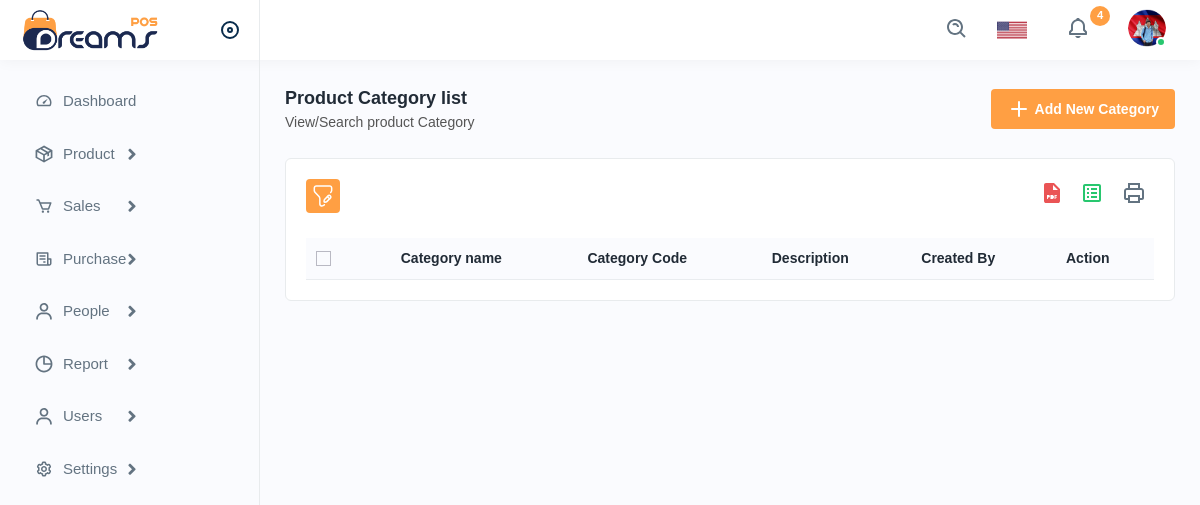
The app's page /categories/categorylist.php, older data.
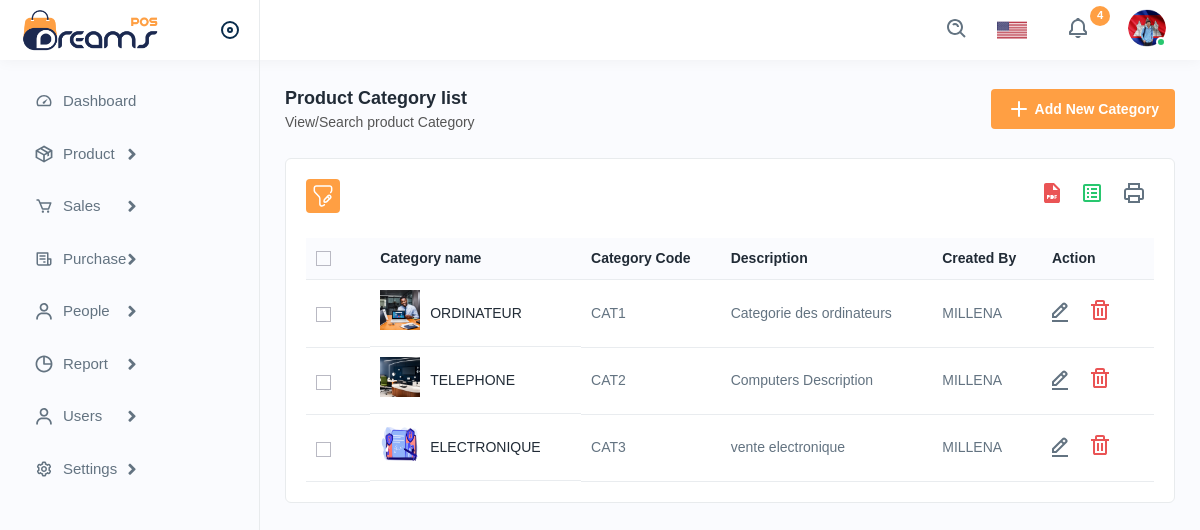
The same page, newer data.
### tables this page shows
CREATE TABLE `categories` (
  `id_cat` int(11) NOT NULL,
  `name_category` varchar(50) NOT NULL,
  `code_category` varchar(100) NOT NULL,
  `description_category` text NOT NULL,
  `image_category` varchar(255) NOT NULL,
  `created_by` varchar(50) NOT NULL
);

### categories/categorylist.php (the view, shortened to what the changed rows need)
<!DOCTYPE html>
<html lang="en">
<head>
    <link rel="stylesheet" href="../assets/css/bootstrap.min.css">
    <link rel="stylesheet" href="../assets/css/animate.css">
    <link rel="stylesheet" href="../assets/plugins/select2/css/select2.min.css">
    <link rel="stylesheet" href="../assets/css/dataTables.bootstrap4.min.css">
    <link rel="stylesheet" href="../assets/plugins/fontawesome/css/fontawesome.min.css">
    <link rel="stylesheet" href="../assets/plugins/fontawesome/css/all.min.css">
    <link rel="stylesheet" href="../assets/css/style.css">
</head>
<body>
    <div class="main-wrapper">
        <div class="page-wrapper">
            <div class="content">
                <div class="card">
                    <div class="card-body">
                        <div class="table-responsive">
                            <table class="table  datanew">
                                <thead>
                                    <tr>
                                        <th>
                                            <label class="checkboxs">
                                                <span class="checkmarks"></span>
                                            </label>
                                        </th>
                                        <th>Category name</th>
                                        <th>Category Code</th>
                                        <th>Description</th>
                                        <th>Created By</th>
                                        <th>Action</th>
                                    </tr>
                                </thead>
                                <tbody>
                                    <?php
                                    $sname = "localhost";
                                    $uname = "root";
                                    $password = "";
                                    $db_name = "stock_analyser";
                                    $conn = mysqli_connect($sname, $uname, $password, $db_name);
                                    $sql_get = "SELECT * FROM categories";
                                    $report = mysqli_query($conn, $sql_get);
                                    if ($report == TRUE) {
                                        while ($row = mysqli_fetch_array($report)) {
                                            echo " <tr>
                            <td>
                                <label class='checkboxs'>
                                    <input type='checkbox'>
                                    <span class='checkmarks'></span>
                                </label>
                            </td>
                            <td class='productimgname'>
                                <a href='javascript:void(0);' class='product-img'>
                                    <img src='";
                                            echo $row['image_category'];
                                            echo "' alt='product'>
                                </a>
                                <a href='javascript:void(0);'>";
                                            echo $row['name_category'];
                                            echo "</a>
                            </td>";
                                            echo "
                            <td>";
                                            echo $row['code_category'];
                                            echo "</td>
                            <td>";
                                            echo $row['description_category'];
                                            echo "</td>
                            <td>";
                                            echo $row['created_by'];
                                            echo "</td>
                            <td>
                                <a class='me-3' href='editcategory.php?
                                id=" . $row['id_cat'] . "&
                                image_category=" . $row['image_category'] . "&
                                name_category=" . $row['name_category'] . "&
                                code_category=" . $row['code_category'] . "&
                                description_category=" . $row['description_category'] . "&
                                created_by=" . $row['created_by'] . "''>
                                    <img src='";
                                            echo "../assets/img/icons/edit.svg'";
                                            echo "'alt='img'>
                                </a>
                                <a class='me-3 confirm-text' href='delete_category.php?
                                id=" . $row['id_cat'] . "&
                                image_category=" . $row['image_category'] . "&
                                name_category=" . $row['name_category'] . "&
                                code_category=" . $row['code_category'] . "&
                                description_category=" . $row['description_category'] . "&
                                created_by=" . $row['created_by'] . "''>
                                    <img src='";
                                            echo "../assets/img/icons/delete.svg";
                                            echo "'alt='img'>
                                </a>
                            </td>
                        </tr>";
                                        }
                                    }
                                    ?>
                                </tbody>
                            </table>
                        </div>
                    </div>
                </div>
            </div>
        </div>
    </div>
</body>
</html>

Row changes from the older to the newer data that the page shows:
added categories: image_category (picture), name_category "ORDINATEUR", code_category "CAT1", description_category "Categorie des ordinateurs", created_by "MILLENA"
added categories: image_category (picture), name_category "TELEPHONE", code_category "CAT2", description_category "Computers Description", created_by "MILLENA"
added categories: image_category (picture), name_category "ELECTRONIQUE", code_category "CAT3", description_category "vente electronique", created_by "MILLENA"
